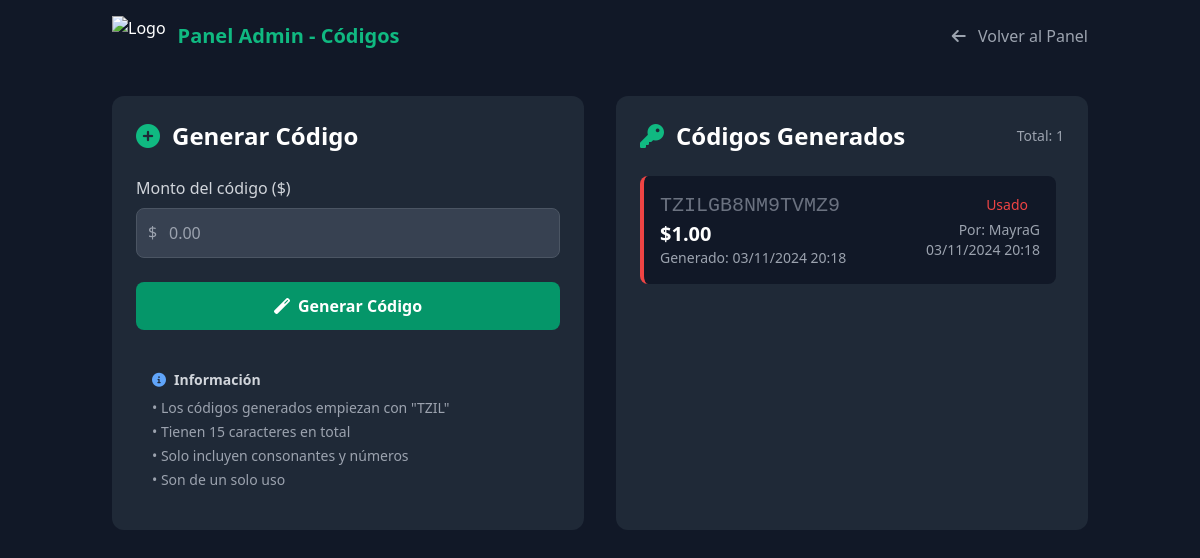
Page /admin/codes (signed in) on the committed database.
### app.py (models this page shows, shortened)
class RedeemCode(db.Model):
    id = db.Column(db.Integer, primary_key=True)
    code = db.Column(db.String(20), unique=True, nullable=False)
    amount = db.Column(db.Float, nullable=False)
    is_used = db.Column(db.Boolean, default=False)
    used_by = db.Column(db.Integer, db.ForeignKey('user.id'), nullable=True)
    created_at = db.Column(db.DateTime, default=datetime.utcnow)
    used_at = db.Column(db.DateTime, nullable=True)
    @property
    def used_by_user(self):
        return User.query.get(self.used_by) if self.used_by else None

class User(UserMixin, db.Model):
    id = db.Column(db.Integer, primary_key=True)
    username = db.Column(db.String(80), unique=True, nullable=False)
    password_hash = db.Column(db.String(120), nullable=False)
    credit = db.Column(db.Float, default=0.0)
    is_admin = db.Column(db.Boolean, default=False)
    secret_key = db.Column(db.String(32))

### app.py (the view)
@app.route('/admin/codes')
@login_required
def admin_codes():
    if not current_user.is_admin:
        flash('Acceso no autorizado', 'error')
        return redirect(url_for('index'))
    codes = RedeemCode.query.order_by(RedeemCode.created_at.desc()).all()
    last_generated_code = request.args.get('last_generated_code')
    return render_template('admin_codes.html', codes=codes, last_generated_code=last_generated_code)

### app.py (called while the page is built)
@login_manager.user_loader
def load_user(user_id):
    return User.query.get(int(user_id))

### templates/admin_codes.html (shortened to what this page needs)
<!DOCTYPE html>
<html lang="es">
<head>
    <link href="https://cdnjs.cloudflare.com/ajax/libs/tailwindcss/2.2.19/tailwind.min.css" rel="stylesheet">
    <link href="https://cdnjs.cloudflare.com/ajax/libs/font-awesome/6.0.0/css/all.min.css" rel="stylesheet">
</head>
<body class="bg-gray-900 text-white">
    <nav class="bg-black/90 backdrop-blur-md fixed w-full z-50">
        <div class="container mx-auto px-6 py-4">
            <div class="flex justify-between items-center">
                <div class="flex items-center">
                    <img src="/api/placeholder/40/40" alt="Logo" class="h-10">
                    <span class="ml-3 text-xl font-bold text-green-500">Panel Admin - Códigos</span>
                </div>
                <div class="flex items-center space-x-4">
                    <a href="{{ url_for('admin') }}" class="text-gray-400 hover:text-green-500 transition">
                        <i class="fas fa-arrow-left mr-2"></i>
                        Volver al Panel
                    </a>
                </div>
            </div>
        </div>
    </nav>
    <div class="container mx-auto px-6 pt-24">
        <div class="grid md:grid-cols-2 gap-8">
            <div class="bg-gray-800 rounded-xl p-6">
                <div class="flex items-center mb-6">
                    <i class="fas fa-plus-circle text-2xl text-green-500 mr-3"></i>
                    <h2 class="text-2xl font-bold">Generar Código</h2>
                </div>
                <form action="{{ url_for('generate_code_route') }}" method="POST" class="space-y-6" id="generateForm">
                    <div>
                        <label class="block text-gray-300 mb-2" for="amount">
                            Monto del código ($)
                        </label>
                        <div class="relative">
                            <span class="absolute left-3 top-3 text-gray-400">$</span>
                            <input type="number" step="0.01" id="amount" name="amount" required min="0"
                                   class="w-full pl-8 pr-4 py-3 bg-gray-700 rounded-lg border border-gray-600 text-white focus:border-green-500 focus:ring-2 focus:ring-green-500 focus:ring-opacity-20 focus:outline-none"
                                   placeholder="0.00">
                        </div>
                    </div>
                    <button type="submit"
                            class="w-full bg-green-600 hover:bg-green-700 text-white font-bold py-3 px-4 rounded-lg transition duration-300 flex items-center justify-center">
                        <i class="fas fa-magic mr-2"></i>
                        Generar Código
                    </button>
                </form>
                <div class="mt-6 p-4 bg-gray-700/30 rounded-lg">
                    <h3 class="font-bold mb-2 flex items-center text-sm text-gray-300">
                        <i class="fas fa-info-circle mr-2 text-blue-400"></i>
                        Información
                    </h3>
                    <ul class="text-sm text-gray-400 space-y-1">
                        <li>• Los códigos generados empiezan con "TZIL"</li>
                        <li>• Tienen 15 caracteres en total</li>
                        <li>• Solo incluyen consonantes y números</li>
                        <li>• Son de un solo uso</li>
                    </ul>
                </div>
            </div>
            <div class="bg-gray-800 rounded-xl p-6">
                <div class="flex items-center justify-between mb-6">
                    <div class="flex items-center">
                        <i class="fas fa-key text-2xl text-green-500 mr-3"></i>
                        <h2 class="text-2xl font-bold">Códigos Generados</h2>
                    </div>
                    <span class="text-sm text-gray-400">
                        Total: {{ codes|length }}
                    </span>
                </div>
                <div class="space-y-4 max-h-[600px] overflow-y-auto pr-2 custom-scrollbar">
                    {% for code in codes %}
                    <div class="bg-gray-900 rounded-lg p-4 {% if not code.is_used %}border-l-4 border-green-500{% else %}border-l-4 border-red-500{% endif %}">
                        <div class="flex justify-between items-start">
                            <div>
                                <p class="font-mono text-xl {% if not code.is_used %}text-green-500{% else %}text-gray-500{% endif %}">
                                    {{ code.code }}
                                </p>
                                <p class="text-xl font-bold">${{ "%.2f"|format(code.amount) }}</p>
                                <p class="text-sm text-gray-400">
                                    Generado: {{ code.created_at.strftime('%d/%m/%Y %H:%M') }}
                                </p>
                            </div>
                            <div class="text-right">
                                {% if code.is_used %}
                                <span class="bg-red-500/20 text-red-500 px-3 py-1 rounded-full text-sm">
                                    Usado
                                </span>
                                <p class="text-sm text-gray-400 mt-1">
                                    Por: {{ code.used_by_user.username if code.used_by_user else 'N/A' }}
                                    <br>
                                    {{ code.used_at.strftime('%d/%m/%Y %H:%M') if code.used_at else '' }}
                                </p>
                                {% endif %}
                            </div>
                        </div>
                    </div>
                    {% else %}
                    <div class="text-center py-8">
                        <i class="fas fa-ticket-alt text-4xl text-gray-600 mb-3"></i>
                        <p class="text-gray-400">No hay códigos generados</p>
                    </div>
                    {% endfor %}
                </div>
            </div>
        </div>
    </div>
</body>
</html>

### rows in the picture
RedeemCode: code "TZILGB8NM9TVMZ9", amount "1.00", created_at "03/11/2024 20:18", used_by_user "MayraG", used_at "03/11/2024 20:18"

### other values in the picture
{{ codes|length }} "1"
